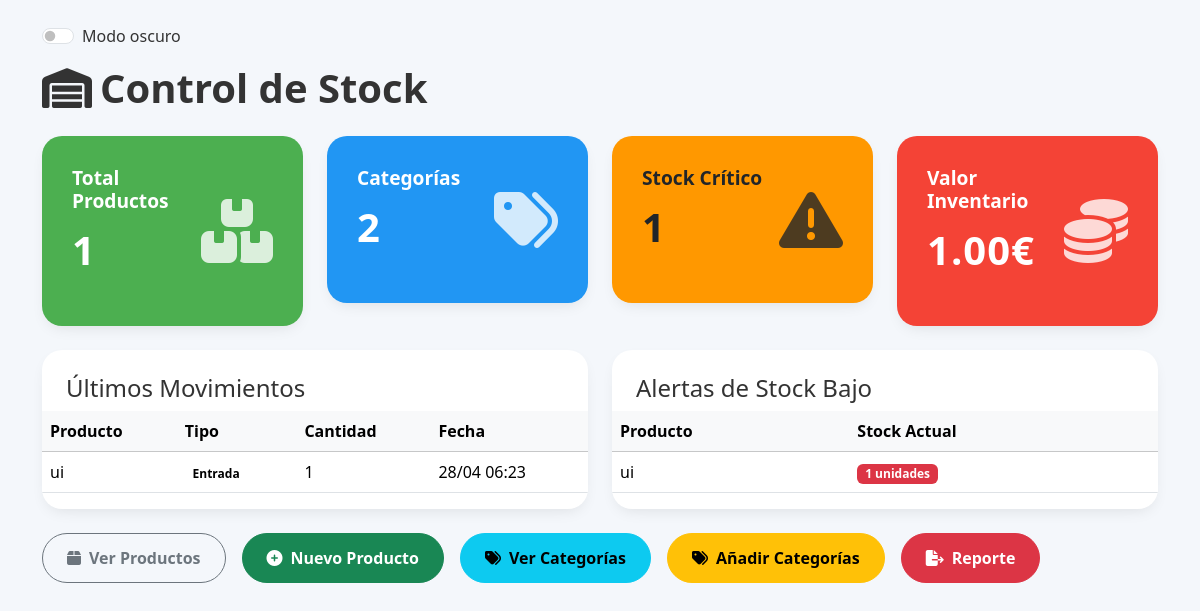
The app's page / (signed in), older data.
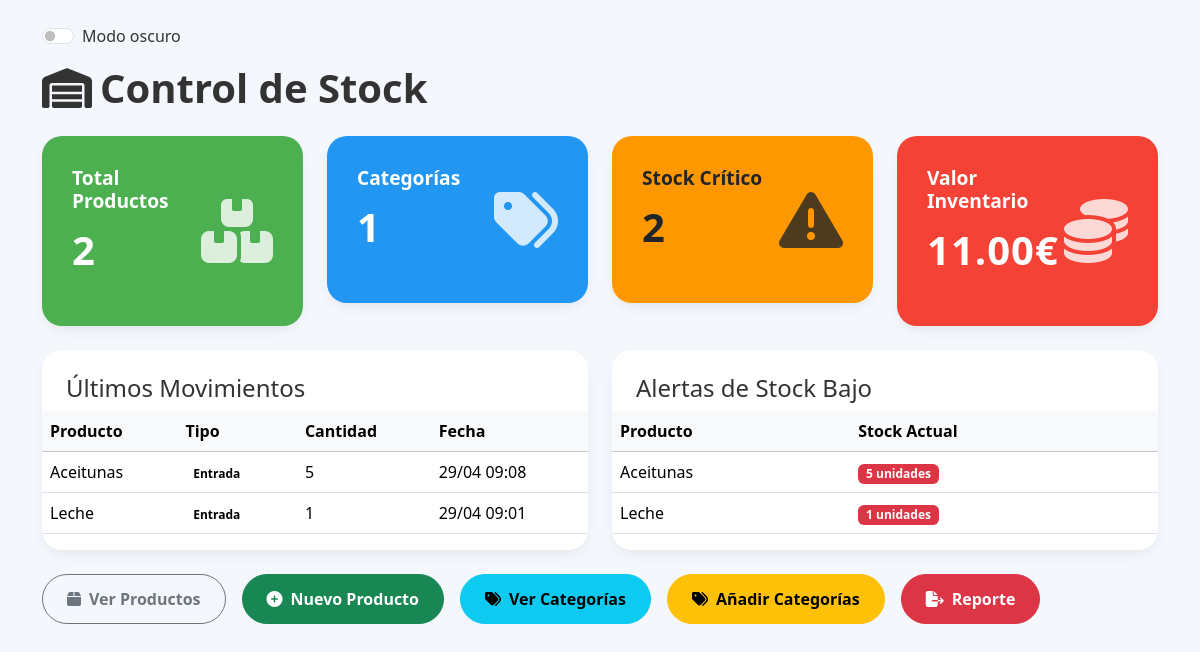
The same page, newer data.
### control/models.py (models this page shows, shortened)
class MovimientoStock(models.Model):
    TIPO_MOVIMIENTO = (  # Opciones para el tipo de movimiento.
        ('ENTRADA', 'Entrada'),
        ('SALIDA', 'Salida'),
        ('AJUSTE', 'Ajuste'),
        ('TRASPASO', 'Traspaso'),
    )
    producto = models.ForeignKey(Producto, on_delete=models.CASCADE, related_name='movimientos')  # Producto afectado por el movimiento.
    tipo = models.CharField(max_length=10, choices=TIPO_MOVIMIENTO)  # Tipo de movimiento.
    cantidad = models.IntegerField(validators=[MinValueValidator(1)])  # Cantidad del movimiento.
    ubicacion_origen = models.ForeignKey(Ubicacion, on_delete=models.SET_NULL,
                                         null=True, blank=True, related_name='movimientos_salida')  # Ubicación de origen (para salidas y traspasos).
    ubicacion_destino = models.ForeignKey(Ubicacion, on_delete=models.SET_NULL,
                                          null=True, blank=True, related_name='movimientos_entrada')  # Ubicación de destino (para entradas y traspasos).
    usuario = models.ForeignKey(User, on_delete=models.SET_NULL, null=True)  # Usuario que realizó el movimiento.
    observaciones = models.TextField(blank=True)  # Observaciones sobre el movimiento.
    fecha = models.DateTimeField(auto_now_add=True)  # Fecha y hora del movimiento.
    class Meta:
        verbose_name = 'Movimiento de Stock'  # Nombre singular para la interfaz de administración.
        verbose_name_plural = 'Movimientos de Stock'  # Nombre plural para la interfaz de administración.
        ordering = ['-fecha']  # Ordena los movimientos por fecha descendente (más reciente primero).

class Producto(models.Model):
    ESTADO_STOCK = (  # Opciones para el estado del stock.
        ('OK', 'Stock Normal'),
        ('BAJO', 'Stock Bajo'),
        ('AGOTADO', 'Stock Agotado'),
    )
    codigo_barras = models.CharField(max_length=100, unique=True, verbose_name='Código de Barras') # Permite almacenar el código de barras
    nombre = models.CharField(max_length=200)  # Nombre del producto.
    categoria = models.ForeignKey(Categoria, on_delete=models.SET_NULL, null=True, blank=True)  # Categoría del producto.
    ubicacion = models.ForeignKey(Ubicacion, on_delete=models.SET_NULL, null=True, blank=True)  # Ubicación del producto
    descripcion = models.TextField(blank=True)  # Descripción opcional del producto.
    precio_compra = models.DecimalField(max_digits=10, decimal_places=2, default=0)  # Precio de compra del producto.
    precio_venta = models.DecimalField(max_digits=10, decimal_places=2, default=0)  # Precio de venta del producto.
    stock_actual = models.IntegerField(default=0, validators=[MinValueValidator(0)])  # Stock actual del producto.
    stock_minimo = models.IntegerField(default=5, validators=[MinValueValidator(0)])  # Stock mínimo del producto.
    estado = models.CharField(max_length=10, choices=ESTADO_STOCK, default='OK')  # Estado del stock del producto.
    imagen = models.ImageField(upload_to='productos/', blank=True, null=True)  # Imagen del producto.
    qr_code = models.ImageField(upload_to='productos_qr/', blank=True, null=True)  # Campo para almacenar la imagen del código QR.
    activo = models.BooleanField(default=True)  # Indica si el producto está activo.
    creado = models.DateTimeField(auto_now_add=True)  # Fecha de creación del producto.
    actualizado = models.DateTimeField(auto_now=True)  # Fecha de última actualización del producto.
    class Meta:
        ordering = ['nombre']  # Ordena los productos alfabéticamente por nombre.
        indexes = [  # Define índices para mejorar el rendimiento de las consultas.
            models.Index(fields=['nombre']),
            models.Index(fields=['codigo_barras']),
            models.Index(fields=['categoria']),
            models.Index(fields=['estado']),
        ]

### control/views.py (the view, shortened to what this page needs)
# urls.py: path('', views.DashboardView.as_view(), name='dashboard'),  # URL para la vista del dashboard.
class DashboardView(LoginRequiredMixin, TemplateView):
    template_name = 'stock/dashboard.html'
    def get_context_data(self, **kwargs):
        context = super().get_context_data(**kwargs)
        productos = Producto.objects.all()
        movimientos = MovimientoStock.objects.select_related('producto', 'usuario').order_by('-fecha')[:10]
        total_productos = productos.count()
        total_categorias = Categoria.objects.count()
        valor_total_inventario = productos.aggregate(
            total=Sum(F('precio_compra') * F('stock_actual'))
        )['total'] or 0
        productos_bajo_stock = Producto.objects.filter(stock_actual__lt=10)
        categorias = Categoria.objects.all()
        categorias_data = []  # Lista de datos para el gráfico
        for categoria in categorias:
            total_stock = productos.filter(categoria=categoria).aggregate(total=Sum('stock_actual'))['total'] or 0
            categorias_data.append({
                'nombre': categoria.nombre,
                'total_stock': total_stock,
                'color': categoria.color or '#4F46E5'  # Usar color predeterminado si no hay color
            })
        categorias_nombres = [categoria['nombre'] for categoria in categorias_data]
        categorias_stock = [categoria['total_stock'] for categoria in categorias_data]
        categorias_colores = [categoria['color'] for categoria in categorias_data]
        context.update({
            'total_productos': total_productos,
            'total_categorias': total_categorias,
            'valor_inventario': valor_total_inventario,
            'productos_bajo_stock': productos_bajo_stock,
            'movimientos': movimientos,
            'categorias_nombres': categorias_nombres,
            'categorias_stock': categorias_stock,
            'categorias_colores': categorias_colores,
        })
        return context

### control/templates/stock/dashboard.html (shortened to what this page needs)
<!DOCTYPE html>
<html lang="es">
<head>
    {% load static %}
    <link href="https://cdn.jsdelivr.net/npm/bootstrap@5.3.3/dist/css/bootstrap.min.css" rel="stylesheet">
    <link rel="stylesheet" href="https://cdnjs.cloudflare.com/ajax/libs/font-awesome/6.4.0/css/all.min.css">
</head>
<body>
    {% load humanize %}
    <div class="container py-4">
        <div class="form-check form-switch ms-auto mb-3">
            <input class="form-check-input" type="checkbox" id="darkModeToggle">
            <label class="form-check-label" for="darkModeToggle">Modo oscuro</label>
        </div>
        <div class="d-flex justify-content-between align-items-center mb-4">
            <h1 class="fw-bold text-whithe mb-0">
                <i class="fas fa-warehouse me-2"></i>Control de Stock
            </h1>
        </div>
        <div class="row g-4 mb-4">
            <div class="col-lg-3 col-md-6">
                <div class="card-custom" style="background-color: #4CAF50;">
                    <div class="card-body-custom d-flex justify-content-between align-items-center">
                        <div>
                            <h5 class="metric-title text-white">Total Productos</h5>
                            <p class="metric-value text-white">{{ total_productos }}</p>
                        </div>
                        <i class="fas fa-boxes card-icon text-white"></i>
                    </div>
                </div>
            </div>
            <div class="col-lg-3 col-md-6">
                <div class="card-custom" style="background-color: #2196F3;">
                    <div class="card-body-custom d-flex justify-content-between align-items-center">
                        <div>
                            <h5 class="metric-title text-white">Categorías</h5>
                            <p class="metric-value text-white">{{ total_categorias }}</p>
                        </div>
                        <i class="fas fa-tags card-icon text-white"></i>
                    </div>
                </div>
            </div>
            <div class="col-lg-3 col-md-6">
                <div class="card-custom" style="background-color: #FF9800;">
                    <div class="card-body-custom d-flex justify-content-between align-items-center">
                        <div>
                            <h5 class="metric-title text-dark">Stock Crítico</h5>
                            <p class="metric-value text-dark">{{ productos_bajo_stock.count }}</p>
                        </div>
                        <i class="fas fa-exclamation-triangle card-icon text-dark"></i>
                    </div>
                </div>
            </div>
            <div class="col-lg-3 col-md-6">
                <div class="card-custom" style="background-color: #f44336;">
                    <div class="card-body-custom d-flex justify-content-between align-items-center">
                        <div>
                            <h5 class="metric-title text-white">Valor Inventario</h5>
                            <p class="metric-value text-white">{{ valor_inventario|floatformat:2|intcomma }}€</p>
                        </div>
                        <i class="fas fa-coins card-icon text-white"></i>
                    </div>
                </div>
            </div>
        </div>
        <div class="row g-4">
            <div class="col-lg-6 col-md-12">
                <div class="card-custom">
                    <h4 class="px-4 pt-4">Últimos Movimientos</h4>
                    <div class="table-responsive">
                        <table class="table table-hover align-middle">
                            <thead class="table-light">
                                <tr>
                                    <th>Producto</th>
                                    <th>Tipo</th>
                                    <th>Cantidad</th>
                                    <th>Fecha</th>
                                </tr>
                            </thead>
                            <tbody>
                                {% for movimiento in movimientos %}
                                    <tr>
                                        <td>{{ movimiento.producto.nombre|truncatechars:15 }}</td>
                                        <td>
                                            <span class="badge bg-{{ movimiento.tipo|lower }} text-black">
                                                {{ movimiento.get_tipo_display }}
                                            </span>
                                        </td>
                                        <td>{{ movimiento.cantidad }}</td>
                                        <td>{{ movimiento.fecha|date:"d/m H:i" }}</td>
                                    </tr>
                                {% empty %}
                                    <tr>
                                        <td colspan="4" class="text-center py-4 text-muted">
                                            No hay movimientos recientes
                                        </td>
                                    </tr>
                                {% endfor %}
                            </tbody>
                        </table>
                    </div>
                </div>
            </div>
            <div class="col-lg-6 col-md-12">
                <div class="card-custom">
                    <h4 class="px-4 pt-4">Alertas de Stock Bajo</h4>
                    <div class="table-responsive">
                        <table class="table table-hover align-middle">
                            <thead class="table-light">
                                <tr>
                                    <th>Producto</th>
                                    <th>Stock Actual</th>
                                </tr>
                            </thead>
                            <tbody>
                                {% for producto in productos_bajo_stock %}
                                    <tr>
                                        <td>{{ producto.nombre }}</td>
                                        <td>
                                            <span class="badge bg-danger">{{ producto.stock_actual }} unidades</span>
                                        </td>
                                    </tr>
                                {% empty %}
                                    <tr>
                                        <td colspan="2" class="text-center py-4 text-muted">
                                            No hay productos con stock bajo en este momento.
                                        </td>
                                    </tr>
                                {% endfor %}
                            </tbody>
                        </table>
                    </div>
                </div>
            </div>
        </div>
        <div class="d-flex gap-3 mt-4">
            <a href="{% url 'stock:producto_list' %}" class="btn btn-outline-secondary btn-dashboard">
                <i class="fas fa-box me-2"></i>Ver Productos
            </a>
            <a href="{% url 'stock:producto_create' %}" class="btn btn-success btn-dashboard">
                <i class="fas fa-plus-circle me-2"></i>Nuevo Producto
            </a>
            <a href="{% url 'stock:categoria_list' %}" class="btn btn-info btn-dashboard">
                <i class="fas fa-tags me-2"></i>Ver Categorías
            </a>
            <a href="{% url 'stock:categoria_create' %}" class="btn btn-warning btn-dashboard">
                <i class="fas fa-tags me-2"></i>Añadir Categorías
            </a>
            <a href="{% url 'stock:reportar_error' %}" class="btn btn-danger btn-dashboard">
                <i class="fas fa-file-export me-2"></i>Reporte
            </a>
        </div>
    </div>
</body>
</html>

### control/templates/stock/dashboard.html (style rules this page uses)
:root { --primary-color: #4CAF50; --secondary-color: #2196F3; --accent-color: #FF9800; --danger-color: #f44336; --background-color: #f4f7fb; --card-radius: 20px; --shadow-color: rgba(0, 0, 0, 0.1); --card-bg: #fff; --text-color: #333; --card-hover: rgba(0, 0, 0, 0.1); --badge-success: #28a745; --badge-warning: #ffc107; --badge-danger: #dc3545; }
body { background-color: var(--background-color); font-family: 'Segoe UI', system-ui, sans-serif; color: var(--text-color); transition: background-color 0.3s, color 0.3s; }
.card-custom { border: none; border-radius: var(--card-radius); box-shadow: 0 6px 15px -5px var(--shadow-color); background-color: var(--card-bg); transition: transform 0.3s ease, background-color 0.3s ease; overflow: hidden; }
.card-body-custom { padding: 30px; }
.card-icon { font-size: 4rem; opacity: 0.8; }
.metric-title { font-weight: 700; font-size: 1.2rem; }
.metric-value { font-size: 2.5rem; font-weight: 700; letter-spacing: 1px; }
.btn-dashboard { font-weight: 600; padding: 12px 24px; border-radius: 30px; transition: 0.3s; font-size: 1rem; }

Row changes from the older to the newer data that the page shows:
removed MovimientoStock: producto.nombre "ui", tipo "Entrada", cantidad "1", fecha "28/04 06:23"
removed Producto: nombre "ui", stock_actual "1"
added MovimientoStock: producto.nombre "Aceitunas", tipo "Entrada", cantidad "5", fecha "29/04 09:08"
added MovimientoStock: producto.nombre "Leche", tipo "Entrada", cantidad "1", fecha "29/04 09:01"
added Producto: nombre "Aceitunas", stock_actual "5"
added Producto: nombre "Leche", stock_actual "1"
Text that changed along with them:
{{ total_productos }}: "1" → "2"
{{ total_categorias }}: "2" → "1"
{{ productos_bajo_stock.count }}: "1" → "2"
{{ valor_inventario|floatformat:2|intcomma }}: "1.00" → "11.00"
